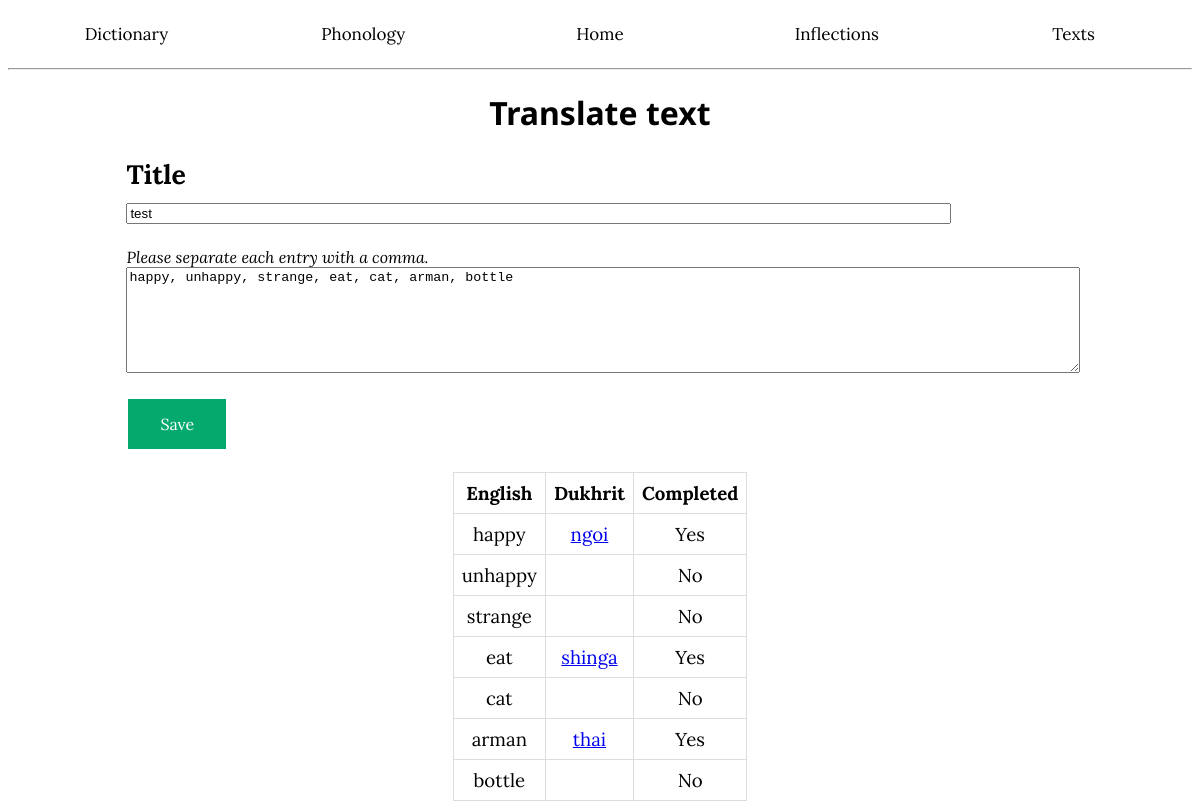
The page /checklist/3 on the database as committed earlier.
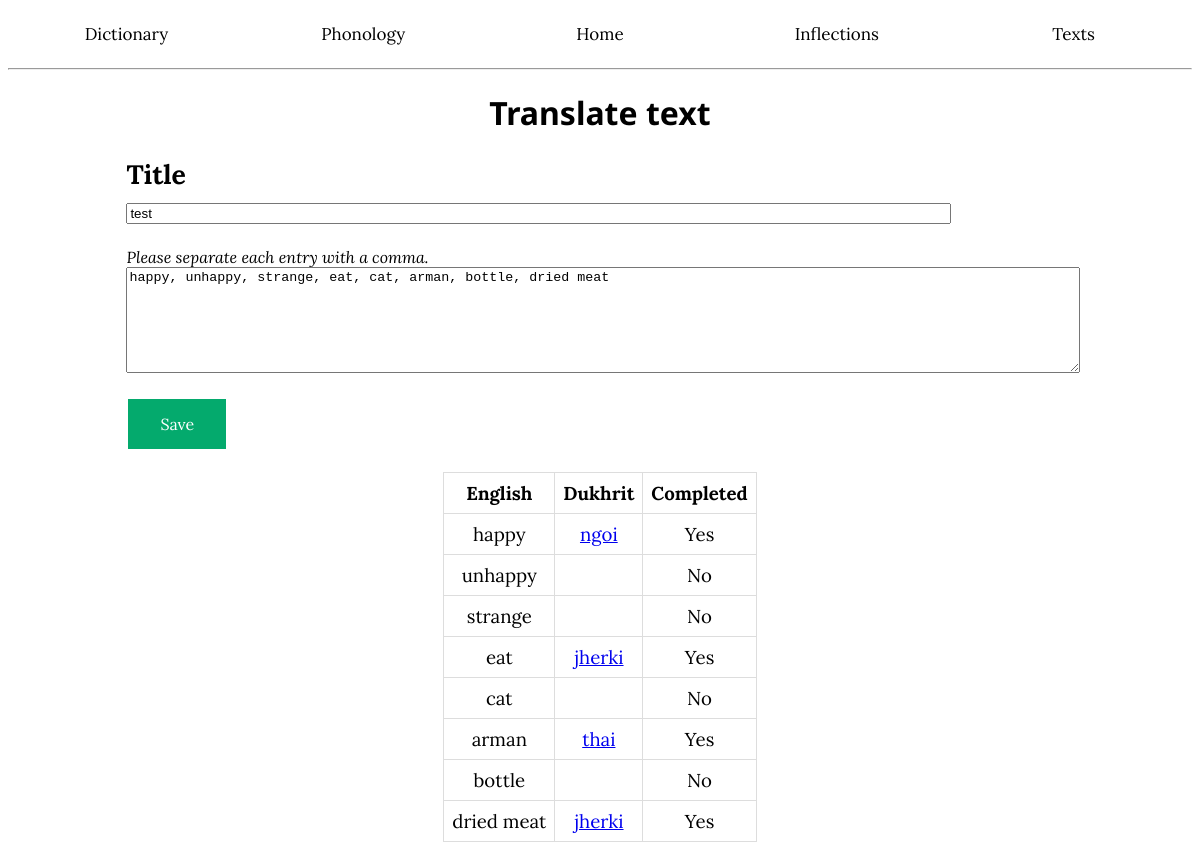
The same page on the database as committed later.
### app/models.py (models this page shows, shortened)
class Texts(db.Model):
    __tablename__ = 'Texts'
    id: so.Mapped[int] = so.mapped_column(primary_key=True)
    title: so.Mapped[str] = so.mapped_column(index=True)
    status: so.Mapped[str] = so.mapped_column(index=True)
    content: so.Mapped[str] = so.mapped_column()
    translation: so.Mapped[str] = so.mapped_column(nullable=True)

class Lexicon(db.Model):
    __tablename__ = 'Lexicon'
    id: so.Mapped[int] = so.mapped_column(primary_key=True)
    word: so.Mapped[str] = so.mapped_column(sa.String(50), index=True)
    pronunciation: so.Mapped[str] = so.mapped_column(sa.String(50), nullable=True)
    conscript: so.Mapped[str] = so.mapped_column(sa.String(50), nullable=True)
    definition: so.Mapped[str] = so.mapped_column(sa.String(255), index=True)
    partofspeech: so.Mapped[str] = so.mapped_column(nullable=True)
    infclass: so.Mapped[str] = so.mapped_column(sa.String(10), nullable=True)
    wordclass: so.Mapped[int] = so.mapped_column(sa.String(1), nullable=True)
    notes: so.Mapped[str] = so.mapped_column(nullable=True)
    etymology: so.Mapped[str] = so.mapped_column(nullable=True)
    irregular: so.Mapped[bool] = so.mapped_column()

### app/routes.py (the view)
@app.route('/checklist/<id>', methods=['GET', 'POST'])
def editchecklist(id):
    match = Texts.query.filter(Texts.id == id).first()
    form = modifyText(obj=match)
    checklist = match.content.split(", ")
    exist = []
    complete = []
    if form.validate_on_submit():
        flash('Checklist has been updated.')
        match.title = form.title.data
        match.content = form.content.data
        db.session.commit()
        return redirect(request.url)
    for entry in checklist:
        m2 = Lexicon.query.filter(Lexicon.definition.icontains(entry)).order_by(collate(Lexicon.word, 'NOCASE')).first()
        if m2 is not None:
            exist.append(m2.word)
            complete.append("Yes")
        else:
            exist.append("")
            complete.append("No")
    return render_template('modifychecklist.html', match=match, form=form, checklist=checklist,
                           exist=exist, complete=complete)

### app/forms.py
class modifyText(FlaskForm):
    title = StringField('Title', validators=[DataRequired()])
    content = TextAreaField('Original content', validators=[DataRequired()])
    submit = SubmitField('Save')

### app/templates/modifychecklist.html (shortened to what this page needs)
<!DOCTYPE html>
<html lang="en">
<head>
</head>
<body>
{% extends "base.html" %}
{% block content %}
<h1>Translate text</h1>
<form action="" method="post" novalidate>
    <h2>
        {{ form.title.label }}<br>{{ form.title(size=100) }}
    </h2>
    <subp style="margin-left: 10%;"><em>Please separate each entry with a comma.</em></subp>
    <br>
    {{ form.content(style="height: 100px; width: 80%; word-wrap: break-word; word-break: break-all; margin-left: 10%;") }}
    <p> {{ form.submit(class_="grb gena") }} </p>
    <table>
        <tbody>
        <tr>
            <td><b>English</b></td>
            <td><b>Dukhrit</b></td>
            <td><b>Completed</b></td>
        </tr>
        {% for word in checklist %}
        <tr>
            <td>
                {{ word }}
            </td>
            <td>
                <a href="{{ url_for('word', name=exist[checklist.index(word)]) }}">{{ exist[checklist.index(word)] }}</a>
            </td>
            <td>
                {{ complete[checklist.index(word)] }}
            </td>
        </tr>
        {% endfor %}
        </tbody>
    </table>
</form>
{% endblock %}

### app/templates/base.html (shortened to what this page needs)
<!DOCTYPE html>
<html lang="en">
<head>
    <link rel="stylesheet" href='/static/style.css' />
</head>
<body>
 <div class="navbar">
        <a href="{{ url_for('dictionary') }}">Dictionary</a>
        <a href="{{ url_for('phonology') }}">Phonology</a>
        <a href="{{ url_for('index') }}">Home</a>
        <a href="{{ url_for('inflections') }}">Inflections</a>
        <a href="{{ url_for('texts') }}">Texts</a>
</div>
<hr>
{% block content %}{% endblock %}
</body>
</html>

### app/static/style.css (style rules this page uses)
p, th, td { color: black; font-family: "Lora", serif; font-size: 14pt; font-weight: 400; text-align: left; margin-left: 10%; margin-right: 10%; }
subp { color: black; font-family: "Lora", serif; font-size: 12pt; font-weight: 200; text-align: left; margin-left: 0%; margin-right: 0%; text-indent: 0px; }
h1 { color: black; font-family: "Noto Sans", sans-serif; font-size: 24pt; text-align: center; font-weight: 700; margin-left: 20%; margin-right: 20%; }
h2 { color: black; font-family: "Lora", sans-serif; font-size: 20pt; text-align: left; font-weight: 700; margin-left: 10%; margin-right: 10%; }
.navbar { width: 100%; background-color: white; overflow: auto; }
.navbar a { float: left; color: black; font-family: "Lora"; text-decoration: none; font-size: 17px; width: 20%; text-align: center; padding-top: 15px; padding-bottom: 15px; }
.grb { background-color: #e7e7e7; border: none; color: black; padding: 15px 32px; text-align: center; text-decoration: none; display: inline-block; font-size: 16px; margin: 4px 2px; cursor: pointer; font-family: "Lora", serif }
.gena { background-color: #04AA6D; color: white; }
td, th, td[colspan="3"] { border: 1px solid #ddd; padding: 8px; text-align: center; vertical-align: middle; }
table { border-collapse: collapse; margin-left: auto; margin-right: auto; }

Rows that differ between the two databases and show on the page:
no longer on this page (row unchanged): Lexicon: word "shinga"
changed Texts "test": content "happy, unhappy, strange, eat, cat, arman, bottle" → "happy, unhappy, strange, eat, cat, arman, bottle, dried meat"
added Lexicon: word "jherki" "jherki"
Other text that changed with them:
new list line: "eat Yes"
new list line: "dried meat Yes"
list line gone: "eat Yes"
